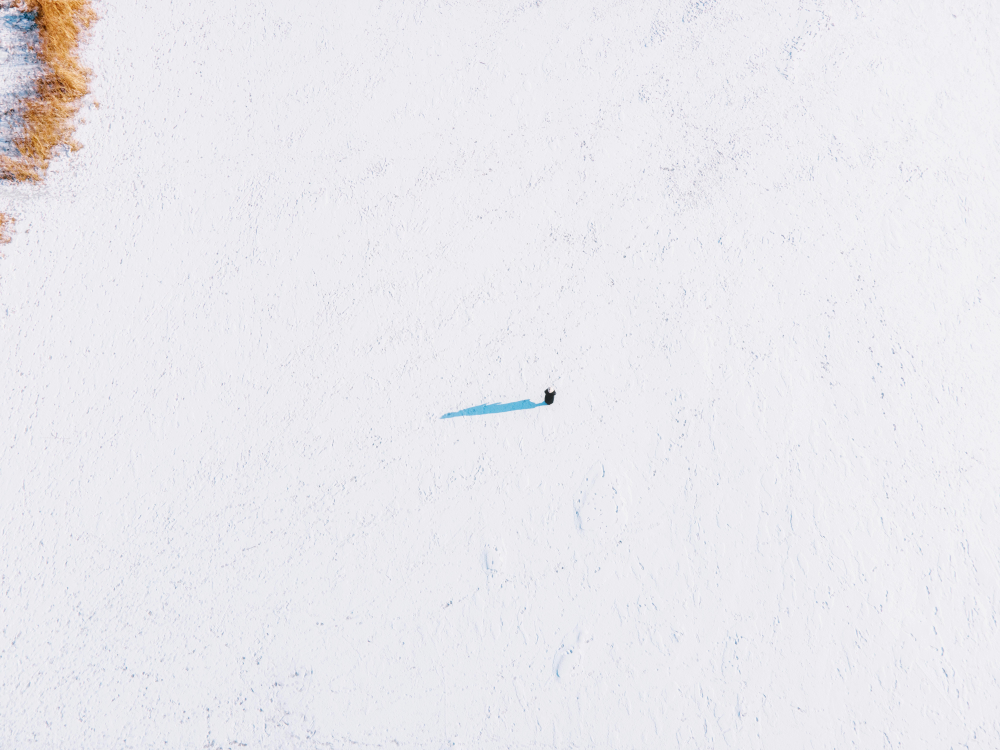
#> input picture background.jpg, 8000 x 6000 px, found by its file name (shown at 1/8 size)
$ python mainwindow.py background.jpg
#> lines starting #> are read from the running program, lines starting #| are printed output that depends on the picture
import os
import sys
import tkinter as tk
from tkinter import messagebox
from PIL import Image, ImageDraw, ImageTk
from pystray import Icon, MenuItem, Menu
import configparser
import subprocess

config = configparser.ConfigParser()
# config_dir = os.path.dirname(os.path.realpath(__file__))
config_dir = os.path.dirname(sys.executable)
config_path = os.path.join(config_dir, 'config.ini')
config.read(config_path)

# [40 lines left out: functions show_backup_dir, save_headers_config, save_true_point_filters, load_true_point_filters, load_headers_config, not called in this run]

back_path = os.path.join(config_dir, 'background.jpg')

PRIMARY_COLOR = "#2196F3"  # 蓝色
BG_COLOR = "#F5F5F5"  # 浅灰色背景

window = tk.Tk()
window.title("Mes App")
window.geometry('500x400')
background_image = Image.open(back_path)
#> background_image is the input picture: PIL image 8000x6000 RGB; mean R, G, B 234.5, 233.4, 238.1
background_image = background_image.resize((500, 400), Image.Resampling.LANCZOS)
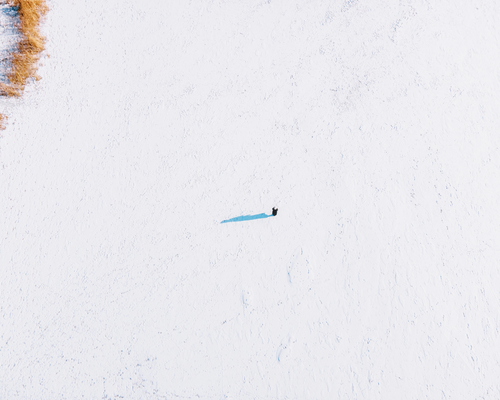
#> background_image: PIL image 500x400 RGB; mean R, G, B 234.5, 233.4, 238.1
background_photo = ImageTk.PhotoImage(background_image)
canvas = tk.Canvas(window, width=500, height=400)
canvas.pack(fill="both", expand=True)
canvas.create_image(0, 0, image=background_photo, anchor="nw")

canvas.create_rectangle(50, 50, 450, 350, fill="white", outline="", stipple="gray50")

status_label = tk.Label(window, text="MES 软件正在运行中",
                        font=("Montserrat", 24, "bold"),
                        fg=PRIMARY_COLOR,
                        bg="white",
                        padx=20, pady=20,
                        relief="ridge",
                        bd=1)
canvas.create_window(250, 150, window=status_label)

# [232 lines left out: functions show_headers_config, show_true_point_filters, not called in this run]


filter_btn = tk.Button(window,
                       text="配置过滤真点类型",
                       command=show_true_point_filters,
                       bg=PRIMARY_COLOR,
                       fg="white",
                       font=("Arial", 12, "bold"),
                       padx=15,
                       pady=5,
                       relief="flat")
canvas.create_window(250, 280, window=filter_btn)

export_btn = tk.Button(window,
                      text="配置导出表头",
                      command=show_headers_config,
                      bg=PRIMARY_COLOR,
                      fg="white",
                      font=("Arial", 12, "bold"),
                      padx=15,
                      pady=5,
                      relief="flat")
canvas.create_window(250, 220, window=export_btn)

# [10 lines left out: function create_image, not called in this run]

def on_show_window(icon, item):
    window.deiconify()  # 显示窗口
    status_label.config(text="MES 软件正在运行中")

def hide_window():
    window.withdraw()  # 最小化窗口

icon_instance = None
# [36 lines left out: functions close_application, minimize_to_tray, on_closing, restart_application, not called in this run]
